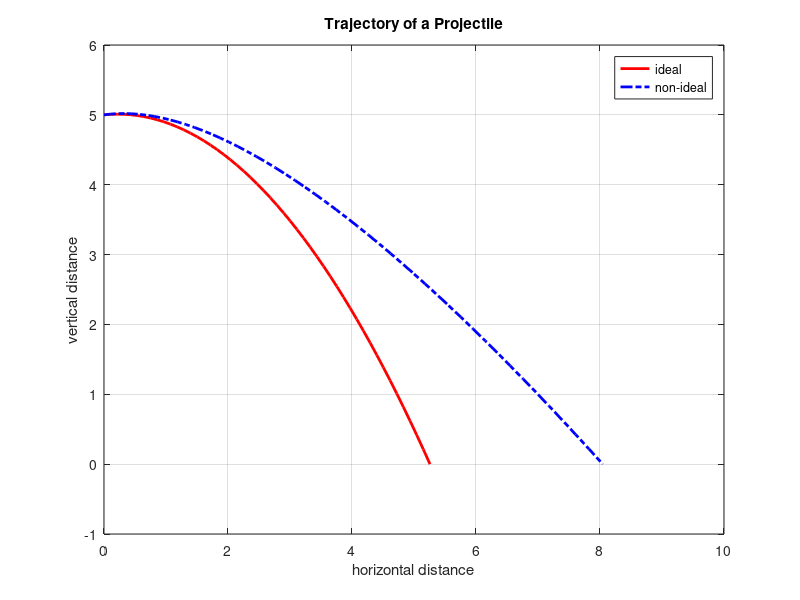

Write the MATLAB code that produced this figure.
h = input('Input the initial height of the projectile above the ground (meters): ');
Vi = input('Input the magnitude of the velocity (m/s): ');    
angle = input('Input the angle with respect to the x-axis at which the projectile is fired (degrees): ');
Ax = input('Input the x-component of the acceleration (meters/s^2): ');

x = true;
while(x==true)
    Ay = input('Input the y-component of the acceleration (meters/s^2): ');
    if (Ay~=0)
        x = false;
    else
        x = true;
        disp('Vertical acceleration cannot be zero!');
    end
end

if Ay > 0
    Ay = -(Ay);
end

Vix = Vi*cosd(angle);
Viy = Vi*sind(angle);

%ideal motion:

%total time of the trajectory
%equation: y = Viy*t + (1/2)*(-9.8)*(t^2);
time = [((1/2)*(-9.8)), Viy, h];
t_all = roots(time);
t_real = t_all(~imag(t_all));
t_positive = t_real(t_real>0);
t = linspace(0,(t_positive),50);

x = Vix.*t;
y = [];

for i = 1:50
    if t(i) == 0
        fy = h;
    elseif t(i) > 0
        fy = Viy*t(i) + (1/2)*(-9.8)*(t(i)^2) + h;
    end
    y(i) = fy;
end

figure, plot(x,y, '-r', 'linewidth', 2)
hold on
grid on

% non-ideal motion:

%total time of trajectory:
%equation: y = Viy*t + (1/2)*Ay*t^2
A = (1/2)*Ay;
time = [A, Viy, h];
t_all = roots(time);
t_real = t_all(~imag(t_all));
t_positive = t_real(t_real>0);
t_final = linspace(0,(t_positive),50);
y2 = [];
x2 = Vix.*t + (1/2)*Ax*(t.^2);

for i = 1:50
    if t_final(i) == 0
        fy = h;
    elseif t_final(i) > 0
        fy = Viy*t_final(i) + (1/2)*Ay*(t_final(i)^2) + h;
    end
    y2(i) = fy;
end

plot(x2, y2, '-.b', 'linewidth', 2)
xlabel 'horizontal distance'
ylabel 'vertical distance'
title 'Trajectory of a Projectile'
legend('ideal', 'non-ideal')



